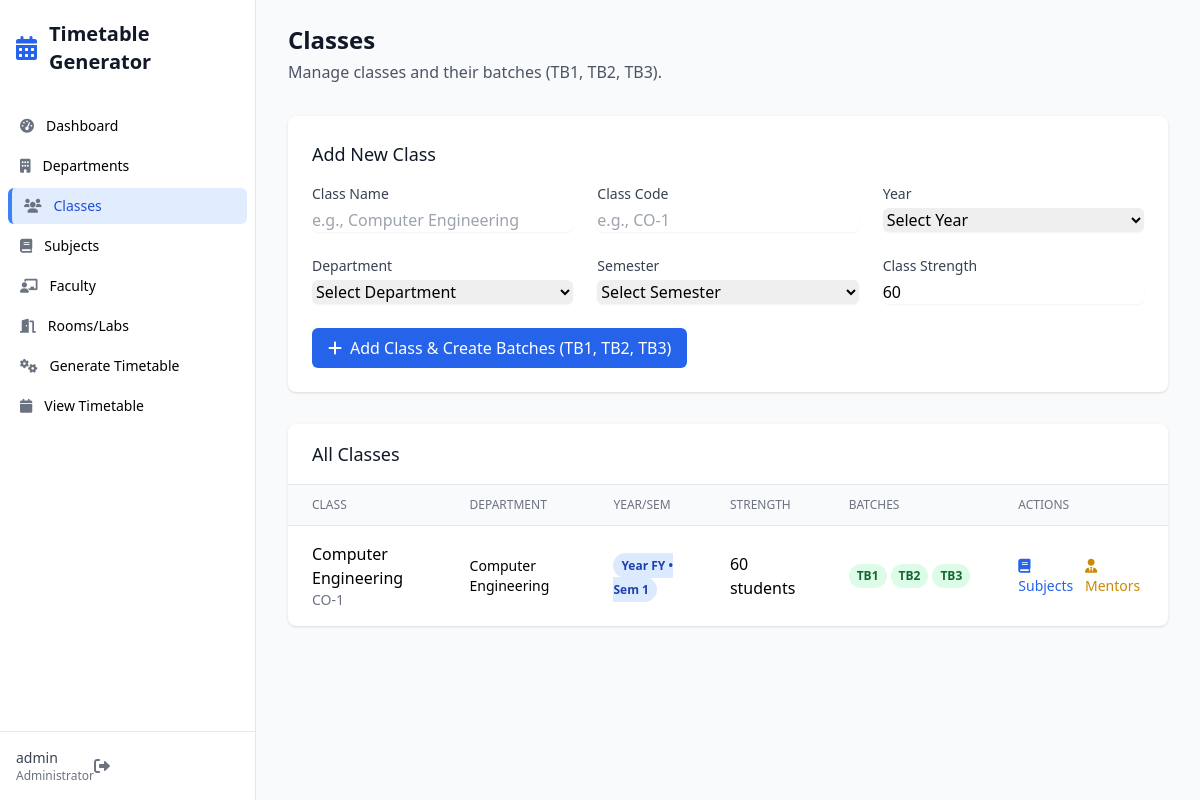
/classes (signed in), run on an earlier commit of the app's database.
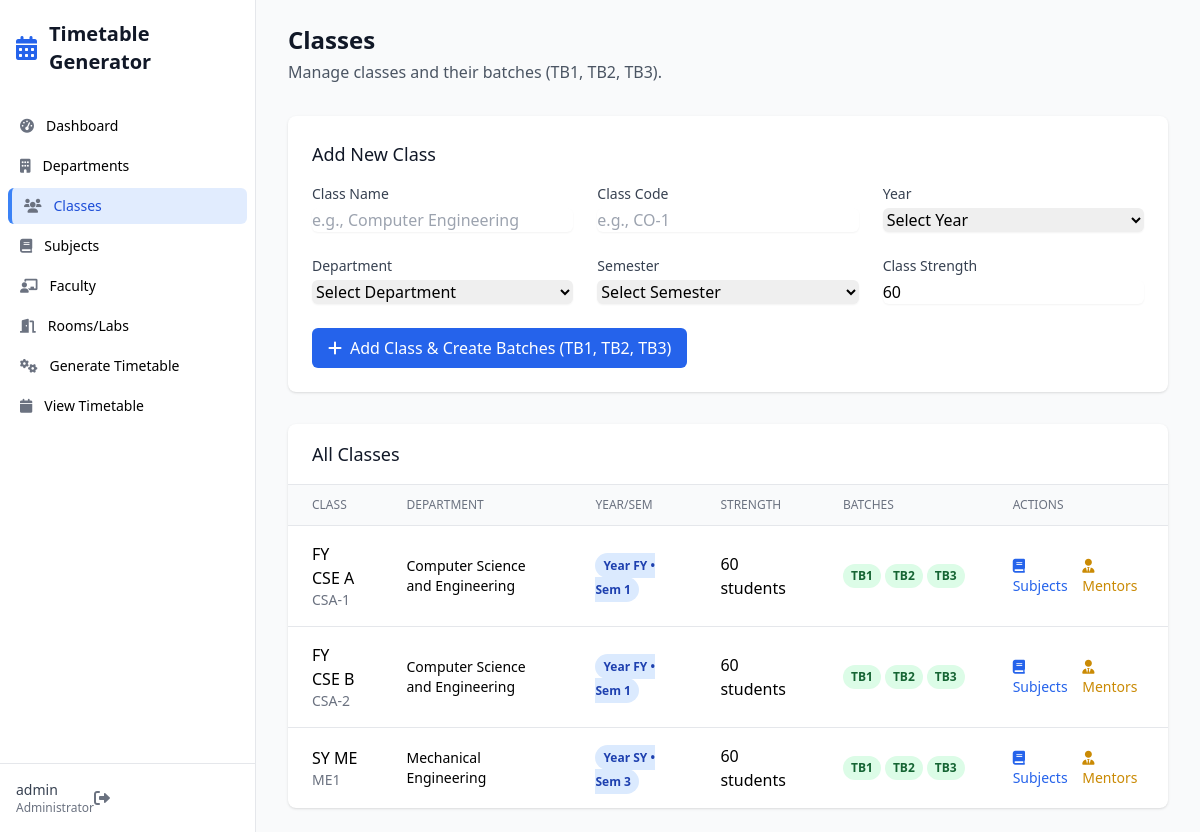
And on a later commit of the database.
### app.py (models this page shows)
class Class(db.Model):
    id = db.Column(db.Integer, primary_key=True)
    name = db.Column(db.String(50), nullable=False)
    code = db.Column(db.String(20), unique=True, nullable=False)
    year = db.Column(db.String(10), nullable=False)  # FY, SY, TY
    department_id = db.Column(db.Integer, db.ForeignKey('department.id'), nullable=False)
    semester = db.Column(db.Integer, nullable=False)
    strength = db.Column(db.Integer, default=60)
    created_at = db.Column(db.DateTime, default=datetime.utcnow)
    subjects = db.relationship('ClassSubject', backref='class_ref', lazy=True)
    batches = db.relationship('Batch', backref='class_ref', lazy=True)
    timetable = db.relationship('Timetable', backref='class_ref', lazy=True)

class Department(db.Model):
    id = db.Column(db.Integer, primary_key=True)
    code = db.Column(db.String(10), unique=True, nullable=False)
    name = db.Column(db.String(100), nullable=False)
    description = db.Column(db.Text)
    created_at = db.Column(db.DateTime, default=datetime.utcnow)
    classes = db.relationship('Class', backref='department', lazy=True)
    faculty = db.relationship('Faculty', backref='department', lazy=True)

class Batch(db.Model):
    id = db.Column(db.Integer, primary_key=True)
    name = db.Column(db.String(10), nullable=False)  # TB1, TB2, TB3
    code = db.Column(db.String(30), unique=True, nullable=False)
    class_id = db.Column(db.Integer, db.ForeignKey('class.id'), nullable=False)
    mentor_id = db.Column(db.Integer, db.ForeignKey('faculty.id'))
    created_at = db.Column(db.DateTime, default=datetime.utcnow)
    practical_slots = db.relationship('PracticalSlot', backref='batch', lazy=True)

### app.py (the view)
@app.route('/classes')
@login_required
def manage_classes():
    classes = Class.query.all()
    departments = Department.query.all()
    semesters = list(range(1, 7))
    return render_template('classes.html', classes=classes, departments=departments, semesters=semesters)

### app.py (called while the page is built)
@login_manager.user_loader
def load_user(user_id):
    return db.session.get(User, int(user_id))

### templates/classes.html (shortened to what the changed rows need)
{% extends "base.html" %}
{% block content %}
<div class="mb-8">
    <h2 class="text-2xl font-bold text-gray-900">Classes</h2>
</div>
<div class="bg-white rounded-lg shadow overflow-hidden">
    {% if classes %}
    <div class="overflow-x-auto">
        <table class="min-w-full divide-y divide-gray-200">
            <thead class="bg-gray-50">
                <tr>
                    <th class="px-6 py-3 text-left text-xs font-medium text-gray-500 uppercase">Class</th>
                    <th class="px-6 py-3 text-left text-xs font-medium text-gray-500 uppercase">Department</th>
                    <th class="px-6 py-3 text-left text-xs font-medium text-gray-500 uppercase">Year/Sem</th>
                    <th class="px-6 py-3 text-left text-xs font-medium text-gray-500 uppercase">Strength</th>
                    <th class="px-6 py-3 text-left text-xs font-medium text-gray-500 uppercase">Batches</th>
                    <th class="px-6 py-3 text-left text-xs font-medium text-gray-500 uppercase">Actions</th>
                </tr>
            </thead>
            <tbody class="divide-y divide-gray-200">
                {% for class in classes %}
                <tr>
                    <td class="px-6 py-4">
                        <div class="font-medium">{{ class.name }}</div>
                        <div class="text-sm text-gray-500">{{ class.code }}</div>
                    </td>
                    <td class="px-6 py-4">
                        <div class="text-sm">{{ class.department.name }}</div>
                    </td>
                    <td class="px-6 py-4">
                        <span class="px-2 py-1 text-xs font-semibold rounded-full bg-blue-100 text-blue-800">
                            Year {{ class.year }} • Sem {{ class.semester }}
                        </span>
                    </td>
                    <td class="px-6 py-4">
                        {{ class.strength }} students
                    </td>
                    <td class="px-6 py-4">
                        <div class="flex space-x-1">
                            {% for batch in class.batches[:3] %}
                            <span class="px-2 py-1 text-xs font-semibold rounded-full bg-green-100 text-green-800">
                                {{ batch.name }}
                            </span>
                            {% endfor %}
                        </div>
                    </td>
                    <td class="px-6 py-4">
                        <div class="flex space-x-2">
                            <a href="{{ url_for('manage_class_subjects', class_id=class.id) }}"
                               class="text-primary-600 hover:text-primary-900 text-sm">
                                <i class="fas fa-book mr-1"></i>Subjects
                            </a>
                            <a href="{{ url_for('manage_batch_mentors', class_id=class.id) }}"
                               class="text-yellow-600 hover:text-yellow-900 text-sm">
                                <i class="fas fa-user-tie mr-1"></i>Mentors
                            </a>
                        </div>
                    </td>
                </tr>
                {% endfor %}
            </tbody>
        </table>
    </div>
    {% else %}
    <div class="p-6 text-center text-gray-500">
        No classes found. Add your first class!
    </div>
    {% endif %}
</div>
{% endblock %}

What changed in the data, as far as the page shows it:
removed Class: name "Computer Engineering", code "CO-1", department.name "Computer Engineering", year "FY", semester "1", strength "60", Batch (name "TB1"), Batch (name "TB2"), Batch (name "TB3")
added Class: name "FY CSE A", code "CSA-1", department.name "Computer Science and Engineering", year "FY", semester "1", strength "60", Batch (name "TB1"), Batch (name "TB2"), Batch (name "TB3")
added Class: name "FY CSE B", code "CSA-2", department.name "Computer Science and Engineering", year "FY", semester "1", strength "60"
added Batch: name "TB1", shown under "FY CSE B"
added Batch: name "TB2", shown under "FY CSE B"
added Batch: name "TB3", shown under "FY CSE B"
added Class: name "SY ME", code "ME1", department.name "Mechanical Engineering", year "SY", semester "3", strength "60"
added Batch: name "TB1", shown under "SY ME"
added Batch: name "TB2", shown under "SY ME"
added Batch: name "TB3", shown under "SY ME"
